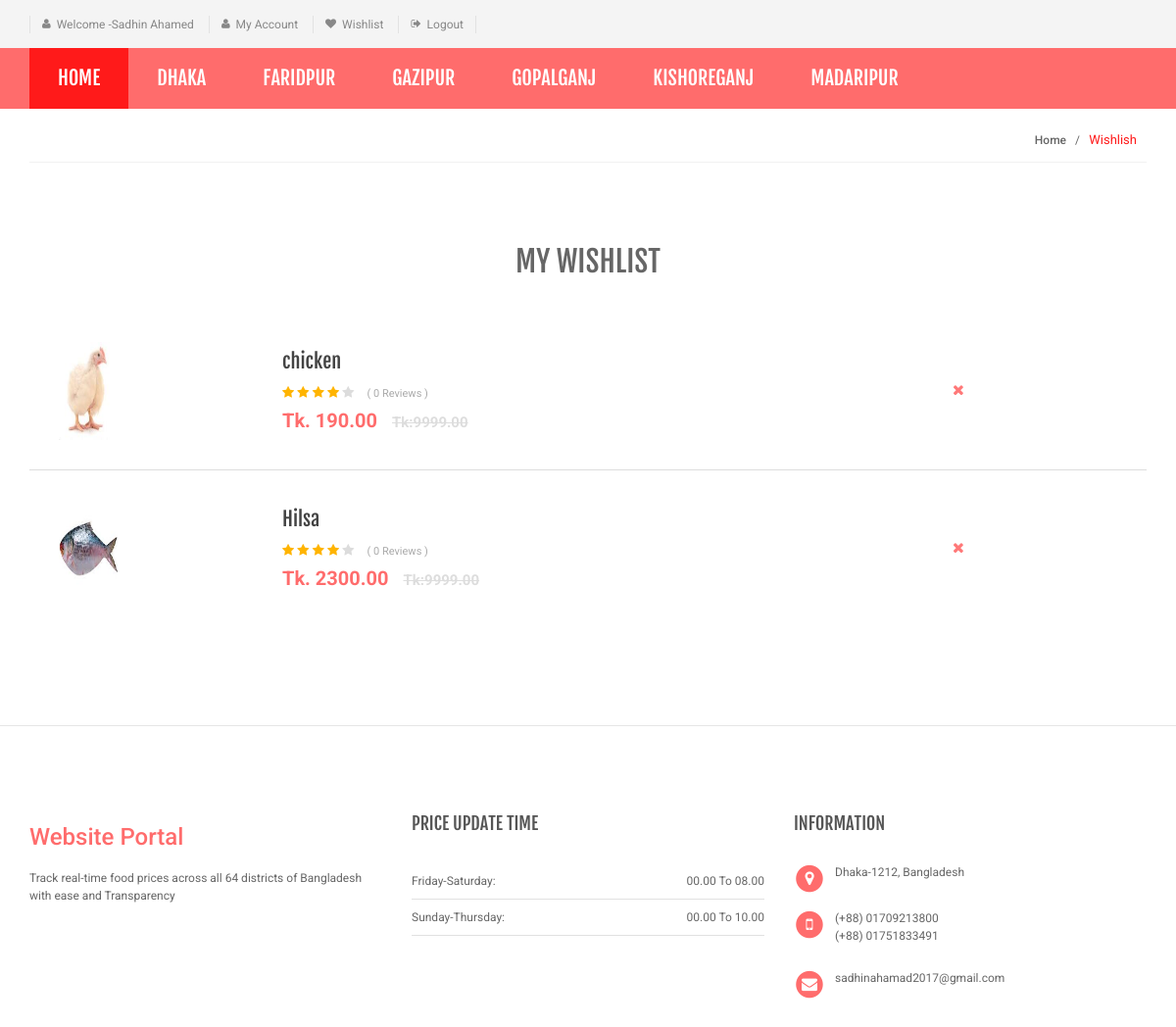
The page /Food/my-wishlist.php (signed in) on the database its author committed.
### tables this page shows
CREATE TABLE `category` (
  `id` int(11) NOT NULL,
  `categoryName` varchar(255) DEFAULT NULL,
  `categoryDescription` longtext DEFAULT NULL,
  `creationDate` timestamp NOT NULL DEFAULT current_timestamp(),
  `updationDate` varchar(255) DEFAULT NULL
);

CREATE TABLE `wishlist` (
  `id` int(11) NOT NULL,
  `userId` int(11) DEFAULT NULL,
  `productId` int(11) DEFAULT NULL,
  `postingDate` timestamp NOT NULL DEFAULT current_timestamp()
);

CREATE TABLE `products` (
  `id` int(11) NOT NULL,
  `category` int(11) NOT NULL,
  `subCategory` int(11) DEFAULT NULL,
  `productName` varchar(255) DEFAULT NULL,
  `productCompany` varchar(255) DEFAULT NULL,
  `productPrice` int(11) DEFAULT NULL,
  `productPriceBeforeDiscount` int(11) DEFAULT NULL,
  `productDescription` longtext DEFAULT NULL,
  `productImage1` varchar(255) DEFAULT NULL,
  `productImage2` varchar(255) DEFAULT NULL,
  `productImage3` varchar(255) DEFAULT NULL,
  `shippingCharge` int(11) DEFAULT NULL,
  `productAvailability` varchar(255) DEFAULT NULL,
  `postingDate` timestamp NULL DEFAULT current_timestamp(),
  `updationDate` varchar(255) DEFAULT NULL
);

### Food/my-wishlist.php (the view, shortened to what this page needs)
<?php
include('includes/config.php');
if(strlen($_SESSION['login'])==0)
    {
header('location:login.php');
}
else{
?>
<!DOCTYPE html>
<html lang="en">
	<head>
	    <link rel="stylesheet" href="assets/css/bootstrap.min.css">
	    <link rel="stylesheet" href="assets/css/main.css">
	    <link rel="stylesheet" href="assets/css/red.css">
	    <link rel="stylesheet" href="assets/css/owl.carousel.css">
		<link rel="stylesheet" href="assets/css/owl.transitions.css">
		<link href="assets/css/lightbox.css" rel="stylesheet">
		<link rel="stylesheet" href="assets/css/animate.min.css">
		<link rel="stylesheet" href="assets/css/rateit.css">
		<link rel="stylesheet" href="assets/css/bootstrap-select.min.css">
		<link rel="stylesheet" href="assets/css/config.css">
		<link href="assets/css/green.css" rel="alternate stylesheet" title="Green color">
		<link href="assets/css/blue.css" rel="alternate stylesheet" title="Blue color">
		<link href="assets/css/red.css" rel="alternate stylesheet" title="Red color">
		<link href="assets/css/orange.css" rel="alternate stylesheet" title="Orange color">
		<link href="assets/css/dark-green.css" rel="alternate stylesheet" title="Darkgreen color">
		<link rel="stylesheet" href="assets/css/font-awesome.min.css">
	</head>
    <body class="cnt-home">
<header class="header-style-1">
<?php include('includes/top-header.php');?>
<?php include('includes/menu-bar.php');?>
</header>
<div class="breadcrumb">
	<div class="container">
		<div class="breadcrumb-inner">
			<ul class="list-inline list-unstyled">
				<li><a href="home.html">Home</a></li>
				<li class='active'>Wishlish</li>
			</ul>
		</div>
	</div>
</div>
<div class="body-content outer-top-bd">
	<div class="container">
		<div class="my-wishlist-page inner-bottom-sm">
			<div class="row">
				<div class="col-md-12 my-wishlist">
	<div class="table-responsive">
		<table class="table">
			<thead>
				<tr>
					<th colspan="4">my wishlist</th>
				</tr>
			</thead>
			<tbody>
<?php
$ret=mysqli_query($con,"select products.productName as pname,products.productName as proid,products.productImage1 as pimage,products.productPrice as pprice,wishlist.productId as pid,wishlist.id as wid from wishlist join products on products.id=wishlist.productId where wishlist.userId='".$_SESSION['id']."'");
$num=mysqli_num_rows($ret);
	if($num>0)
	{
while ($row=mysqli_fetch_array($ret)) {
?>
				<tr>
					<td class="col-md-2"><img src="admin/productimages/<?php echo htmlentities($row['pid']);?>/<?php echo htmlentities($row['pimage']);?>" alt="<?php echo htmlentities($row['pname']);?>" width="60" height="100"></td>
					<td class="col-md-6">
						<div class="product-name"><a href="product-details.php?pid=<?php echo htmlentities($pd=$row['pid']);?>"><?php echo htmlentities($row['pname']);?></a></div>
<?php $rt=mysqli_query($con,"select * from productreviews where productId='$pd'");
$num=mysqli_num_rows($rt);
?>
						<div class="rating">
							<i class="fa fa-star rate"></i>
							<i class="fa fa-star rate"></i>
							<i class="fa fa-star rate"></i>
							<i class="fa fa-star rate"></i>
							<i class="fa fa-star non-rate"></i>
							<span class="review">( <?php echo htmlentities($num);?> Reviews )</span>
						</div>
						<div class="price">Tk.
							<?php echo htmlentities($row['pprice']);?>.00
							<span>Tk:9999.00</span>
						</div>
					</td>
					<td class="col-md-2 close-btn">
						<a href="my-wishlist.php?del=<?php echo htmlentities($row['wid']);?>" onClick="return confirm('Are you sure you want to delete?')" class=""><i class="fa fa-times"></i></a>
					</td>
				</tr>
				<?php } } else{ ?>
				<tr>
					<td style="font-size: 18px; font-weight:bold ">Your Wishlist is Empty</td>
				</tr>
				<?php } ?>
			</tbody>
		</table>
	</div>
</div>			</div>
		</div>
</div>
</div>
<?php include('includes/footer.php');?>
</body>
</html>
<?php } ?>

### Food/includes/menu-bar.php (shortened to what this page needs)
<div class="header-nav animate-dropdown">
    <div class="container">
        <div class="yamm navbar navbar-default" role="navigation">
            <div class="nav-bg-class">
                <div class="navbar-collapse collapse" id="mc-horizontal-menu-collapse">
	<div class="nav-outer">
		<ul class="nav navbar-nav">
			<li class="active dropdown yamm-fw">
				<a href="index.php" data-hover="dropdown" class="dropdown-toggle">Home</a>
			</li>
              <?php $sql=mysqli_query($con,"select id,categoryName  from category limit 6");
while($row=mysqli_fetch_array($sql))
{
    ?>
			<li class="dropdown yamm">
				<a href="category.php?cid=<?php echo $row['id'];?>"> <?php echo $row['categoryName'];?></a>
			</li>
			<?php } ?>
		</ul>
		<div class="clearfix"></div>
	</div>
</div>
            </div>
        </div>
    </div>
</div>

### Food/assets/css/red.css (style rules this page uses)
a { color: #ff6c6c; }
.header-style-1 .header-nav { background: #ff6c6c; }
.cnt-home .header-style-1 .header-nav .navbar .navbar-nav > li.active { background: #ff1a1a; }
.breadcrumb ul li.active { color: #ff1a1a; }
.body-content .my-wishlist-page .my-wishlist table tbody .price { color: #ff6c6c; }

### Food/assets/css/lightbox.css (style rules this page uses)
body:after { content: url(../images/close.png) url(../images/loading.gif) url(../images/prev.png) url(../images/next.png); display: none; }

### Food/assets/css/rateit.css (style rules this page uses)
.rateit { display: -moz-inline-box; display: inline-block; position: relative; -webkit-user-select: none; -khtml-user-select: none; -moz-user-select: none; -o-user-select: none; -ms-user-select: none; user-select: none; -webkit-touch-callout: none; }

### Food/assets/css/green.css (style rules this page uses)
a { color: #abd07e; }
.header-style-1 .header-nav { background: #abd07e; }
.cnt-home .header-style-1 .header-nav .navbar .navbar-nav > li.active { background: #84b943; }
.breadcrumb ul li.active { color: #84b943; }
.body-content .my-wishlist-page .my-wishlist table tbody .price { color: #abd07e; }

### Food/assets/css/blue.css (style rules this page uses)
a { color: #3498db; }
.header-style-1 .header-nav { background: #3498db; }
.cnt-home .header-style-1 .header-nav .navbar .navbar-nav > li.active { background: #1d6ca1; }
.breadcrumb ul li.active { color: #1d6ca1; }
.body-content .my-wishlist-page .my-wishlist table tbody .price { color: #3498db; }

### Food/assets/css/orange.css (style rules this page uses)
a { color: #f39c12; }
.header-style-1 .header-nav { background: #f39c12; }
.cnt-home .header-style-1 .header-nav .navbar .navbar-nav > li.active { background: #ab6c09; }
.breadcrumb ul li.active { color: #ab6c09; }
.body-content .my-wishlist-page .my-wishlist table tbody .price { color: #f39c12; }

### Food/assets/css/dark-green.css (style rules this page uses)
a { color: #12cca7; }
.header-style-1 .header-nav { background: #12cca7; }
.cnt-home .header-style-1 .header-nav .navbar .navbar-nav > li.active { background: #0b816a; }
.breadcrumb ul li.active { color: #0b816a; }
.body-content .my-wishlist-page .my-wishlist table tbody .price { color: #12cca7; }

### rows shown on the page
category: categoryName "DHAKA"
category: categoryName "FARIDPUR"
category: categoryName "GAZIPUR"
category: categoryName "GOPALGANJ"
category: categoryName "KISHOREGANJ"
category: categoryName "MADARIPUR"
wishlist: productId.productImage1 (picture), productId.productName "chicken", num "0", productId.productPrice "190"
wishlist: productId.productImage1 (picture), productId.productName "Hilsa", num "0", productId.productPrice "2300"

### other values the page prints
$_SESSION['username'] "Sadhin Ahamed"
